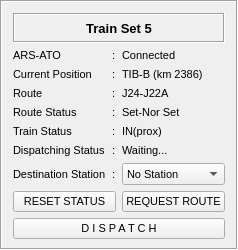
           <widget class="QFrame" name="gridFrame_8">
            <property name="sizePolicy">
             <sizepolicy hsizetype="Expanding" vsizetype="Preferred">
              <horstretch>0</horstretch>
              <verstretch>0</verstretch>
             </sizepolicy>
            </property>
            <property name="maximumSize">
             <size>
              <width>16777215</width>
              <height>280</height>
             </size>
            </property>
            <property name="font">
             <font>
              <pointsize>8</pointsize>
             </font>
            </property>
            <property name="styleSheet">
             <string notr="true">border-color: rgb(0, 0, 0);
</string>
            </property>
            <property name="frameShape">
             <enum>QFrame::Box</enum>
            </property>
            <property name="frameShadow">
             <enum>QFrame::Sunken</enum>
            </property>
            <layout class="QGridLayout" name="gridLayout_9">
             <property name="bottomMargin">
              <number>9</number>
             </property>
             <item row="4" column="1">
              <widget class="QLabel" name="label_33">
               <property name="font">
                <font>
                 <pointsize>8</pointsize>
                </font>
               </property>
               <property name="text">
                <string>:</string>
               </property>
              </widget>
             </item>
             <item row="0" column="0" colspan="3">
              <widget class="QLabel" name="title_7">
               <property name="enabled">
                <bool>true</bool>
               </property>
               <property name="minimumSize">
                <size>
                 <width>0</width>
                 <height>30</height>
                </size>
               </property>
               <property name="maximumSize">
                <size>
                 <width>16777215</width>
                 <height>16777215</height>
                </size>
               </property>
               <property name="font">
                <font>
                 <pointsize>10</pointsize>
                 <weight>75</weight>
                 <bold>true</bold>
                </font>
               </property>
               <property name="layoutDirection">
                <enum>Qt::LeftToRight</enum>
               </property>
               <property name="autoFillBackground">
                <bool>false</bool>
               </property>
               <property name="frameShape">
                <enum>QFrame::Box</enum>
               </property>
               <property name="frameShadow">
                <enum>QFrame::Sunken</enum>
               </property>
               <property name="text">
                <string>Train Set 5</string>
               </property>
               <property name="alignment">
                <set>Qt::AlignCenter</set>
               </property>
               <property name="openExternalLinks">
                <bool>false</bool>
               </property>
              </widget>
             </item>
             <item row="8" column="0">
              <widget class="QLabel" name="dtnStation_7">
               <property name="font">
                <font>
                 <pointsize>8</pointsize>
                </font>
               </property>
               <property name="text">
                <string>Destination Station</string>
               </property>
              </widget>
             </item>
             <item row="5" column="1">
              <widget class="QLabel" name="label_34">
               <property name="font">
                <font>
                 <pointsize>8</pointsize>
                </font>
               </property>
               <property name="text">
                <string>:</string>
               </property>
              </widget>
             </item>
             <item row="3" column="0">
              <widget class="QLabel" name="CrtPtn_7">
               <property name="font">
                <font>
                 <pointsize>8</pointsize>
                </font>
               </property>
               <property name="text">
                <string>Current Position</string>
               </property>
              </widget>
             </item>
             <item row="8" column="2">
              <widget class="QComboBox" name="dtnStationVal_7">
               <property name="font">
                <font>
                 <pointsize>8</pointsize>
                </font>
               </property>
               <item>
                <property name="text">
                 <string>No Station</string>
                </property>
               </item>
               <item>
                <property name="text">
                 <string>T1-B</string>
                </property>
               </item>
               <item>
                <property name="text">
                 <string>T2-B</string>
                </property>
               </item>
              </widget>
             </item>
             <item row="3" column="2">
              <widget class="QLabel" name="CrtPtnVal_7">
               <property name="font">
                <font>
                 <pointsize>8</pointsize>
                </font>
               </property>
               <property name="text">
                <string>TIB-B (km 2386)</string>
               </property>
              </widget>
             </item>
             <item row="9" column="2">
              <widget class="QPushButton" name="requestRouteBtn_7">
               <property name="font">
                <font>
                 <pointsize>8</pointsize>
                </font>
               </property>
               <property name="text">
                <string>REQUEST ROUTE</string>
               </property>
              </widget>
             </item>
             <item row="5" column="0">
              <widget class="QLabel" name="routeSts_7">
               <property name="font">
                <font>
                 <pointsize>8</pointsize>
                </font>
               </property>
               <property name="text">
                <string>Route Status</string>
               </property>
              </widget>
             </item>
             <item row="7" column="0">
              <widget class="QLabel" name="dtgSts_7">
               <property name="font">
                <font>
                 <pointsize>8</pointsize>
                </font>
               </property>
               <property name="text">
                <string>Dispatching Status</string>
               </property>
              </widget>
             </item>
             <item row="4" column="0">
              <widget class="QLabel" name="route_7">
               <property name="font">
                <font>
                 <pointsize>8</pointsize>
                </font>
               </property>
               <property name="text">
                <string>Route</string>
               </property>
              </widget>
             </item>
             <item row="2" column="2">
              <widget class="QLabel" name="arsAtoVal_7">
               <property name="maximumSize">
                <size>
                 <width>120</width>
                 <height>16777215</height>
                </size>
               </property>
               <property name="font">
                <font>
                 <pointsize>8</pointsize>
                </font>
               </property>
               <property name="text">
                <string>Connected</string>
               </property>
              </widget>
             </item>
             <item row="4" column="2">
              <widget class="QLabel" name="routeVal_7">
               <property name="font">
                <font>
                 <pointsize>8</pointsize>
                </font>
               </property>
               <property name="text">
                <string>J24-J22A</string>
               </property>
              </widget>
             </item>
             <item row="6" column="1">
              <widget class="QLabel" name="label_35">
               <property name="font">
                <font>
                 <pointsize>8</pointsize>
                </font>
               </property>
               <property name="text">
                <string>:</string>
               </property>
              </widget>
             </item>
             <item row="2" column="1">
              <widget class="QLabel" name="label_36">
               <property name="maximumSize">
                <size>
                 <width>10</width>
                 <height>16777215</height>
                </size>
               </property>
               <property name="font">
                <font>
                 <pointsize>8</pointsize>
                </font>
               </property>
               <property name="text">
                <string>:</string>
               </property>
              </widget>
             </item>
             <item row="3" column="1">
              <widget class="QLabel" name="label_37">
               <property name="font">
                <font>
                 <pointsize>8</pointsize>
                </font>
               </property>
               <property name="text">
                <string>:</string>
               </property>
              </widget>
             </item>
             <item row="5" column="2">
              <widget class="QLabel" name="routeStsVal_7">
               <property name="font">
                <font>
                 <pointsize>8</pointsize>
                </font>
               </property>
               <property name="text">
                <string>Set-Nor Set</string>
               </property>
              </widget>
             </item>
             <item row="8" column="1">
              <widget class="QLabel" name="label_38">
               <property name="font">
                <font>
                 <pointsize>8</pointsize>
                </font>
               </property>
               <property name="text">
                <string>:</string>
               </property>
              </widget>
             </item>
             <item row="6" column="2">
              <widget class="QLabel" name="trainStsVal_7">
               <property name="font">
                <font>
                 <pointsize>8</pointsize>
                </font>
               </property>
               <property name="text">
                <string>IN(prox)</string>
               </property>
              </widget>
             </item>
             <item row="7" column="1">
              <widget class="QLabel" name="label_39">
               <property name="font">
                <font>
                 <pointsize>8</pointsize>
                </font>
               </property>
               <property name="text">
                <string>:</string>
               </property>
              </widget>
             </item>
             <item row="2" column="0">
              <widget class="QLabel" name="arsAto_7">
               <property name="maximumSize">
                <size>
                 <width>120</width>
                 <height>16777215</height>
                </size>
               </property>
               <property name="font">
                <font>
                 <pointsize>8</pointsize>
                </font>
               </property>
               <property name="text">
                <string>ARS-ATO</string>
               </property>
              </widget>
             </item>
             <item row="7" column="2">
              <widget class="QLabel" name="dtgStsVal_7">
               <property name="font">
                <font>
                 <pointsize>8</pointsize>
                </font>
               </property>
               <property name="text">
                <string>Waiting...</string>
               </property>
              </widget>
             </item>
             <item row="6" column="0">
              <widget class="QLabel" name="trainSts_7">
               <property name="font">
                <font>
                 <pointsize>8</pointsize>
                </font>
               </property>
               <property name="text">
                <string>Train Status</string>
               </property>
              </widget>
             </item>
             <item row="9" column="0" colspan="2">
              <widget class="QPushButton" name="resetStsBtn_7">
               <property name="font">
                <font>
                 <pointsize>8</pointsize>
                </font>
               </property>
               <property name="text">
                <string>RESET STATUS</string>
               </property>
              </widget>
             </item>
             <item row="10" column="0" colspan="3">
              <widget class="QPushButton" name="dispatchBtn_7">
               <property name="font">
                <font>
                 <pointsize>8</pointsize>
                 <weight>50</weight>
                 <bold>false</bold>
                </font>
               </property>
               <property name="text">
                <string>D I S P A T C H</string>
               </property>
              </widget>
             </item>
            </layout>
           </widget>
